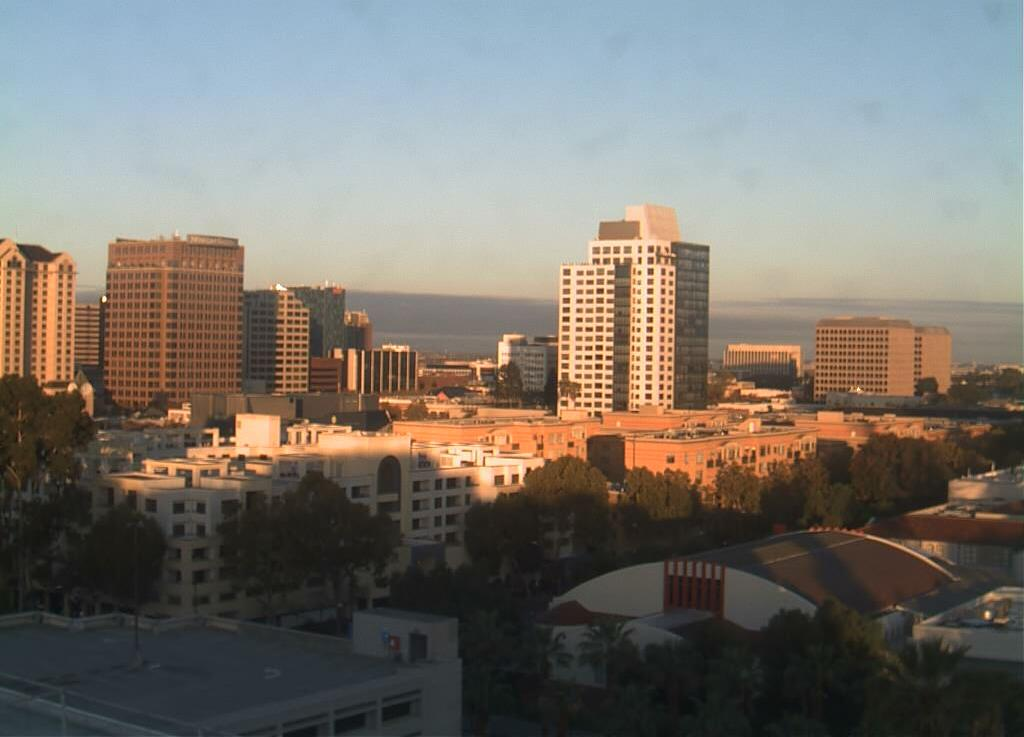
#> input picture image_classification/naive_day_night_classifier/day_night_images/day/20151101_145511.jpg, 1024 x 737 px; its folder holds only this picture in this run
$ python day_night.py
#> lines starting #> are read from the running program, lines starting #| are printed output that depends on the picture
import numpy as np
import matplotlib.pyplot as plt
import matplotlib.image as mpimg
import glob
import os
import cv2

IMAGE_SIZE = (800, 600)

def load_dataset(im_dir):
#> called with im_dir = './day_night_images/'
    img_list = []
    img_type = ['day', 'night']

    for tp in img_type:
        for image_path in glob.glob(os.path.join(im_dir, tp, "*")):
            image = mpimg.imread(image_path)
#> image is the input picture: shape (737, 1024, 3); mean R, G, B 120.9, 116.4, 109.5
            image = cv2.resize(image, IMAGE_SIZE)
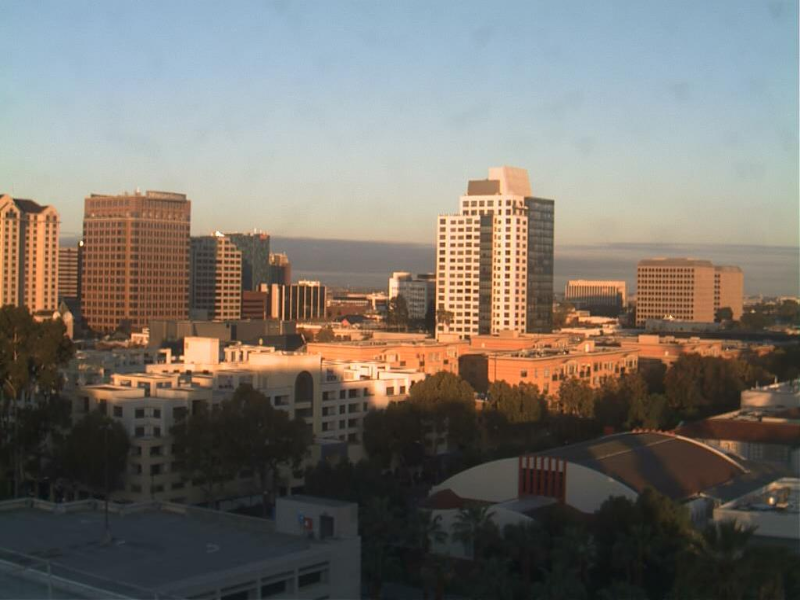
#> image: shape (600, 800, 3); mean R, G, B 120.8, 116.3, 109.4
            binary_type = 0 if tp == "night" else 1
            img_list.append((image, binary_type))

    return img_list

def average_channel(image, channel=2):
    # brightness is default channel
    hsv = cv2.cvtColor(image, cv2.COLOR_RGB2HSV)
    brightness = hsv[:,:,channel]
    average = np.sum(brightness) / (IMAGE_SIZE[0]*IMAGE_SIZE[1])
    return average

def classify(image):
    brightness = average_channel(image, 2)
    saturation = average_channel(image, 1)
    # day if average brightness > 100
    if brightness > 100 and saturation < 90:
        return 1
    return 0

def accuracy(correct, total):
    return round(correct/total*100, 2)

ds = load_dataset("./day_night_images/")
#> ds = 1 item
correct_count = 0
incorrect_list = []
for image, label in ds:
    predicted = classify(image)
    if predicted == label:
        correct_count+=1
    else:
        incorrect_list.append(image)
#> this loop made 1 pass
#> (label, saturation in classify, predicted, correct_count) on pass 1: (1, 63.81, 1, 1)
#> pass 1, in average_channel, `brightness = hsv[:,:,channel]`:
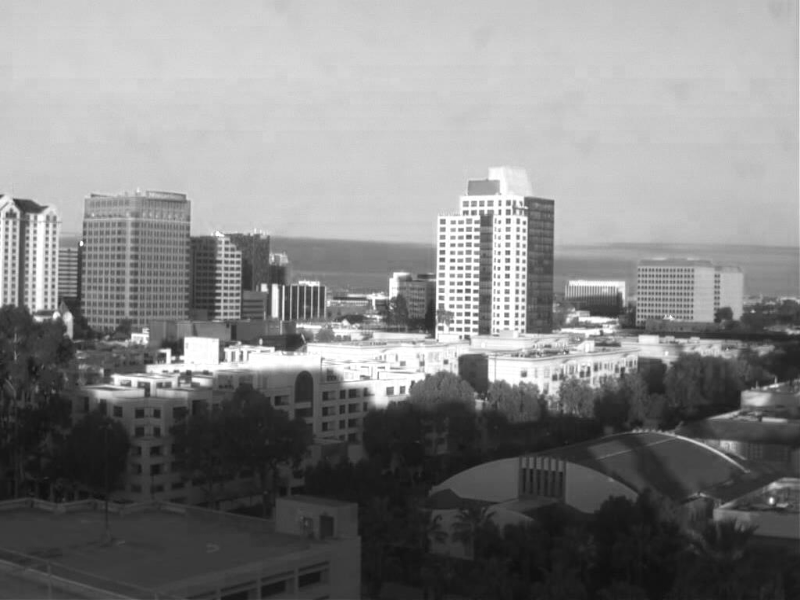
#> brightness: shape (600, 800); min 15, max 255, mean 132.1
#> pass 1, in average_channel (call 2), `brightness = hsv[:,:,channel]`:
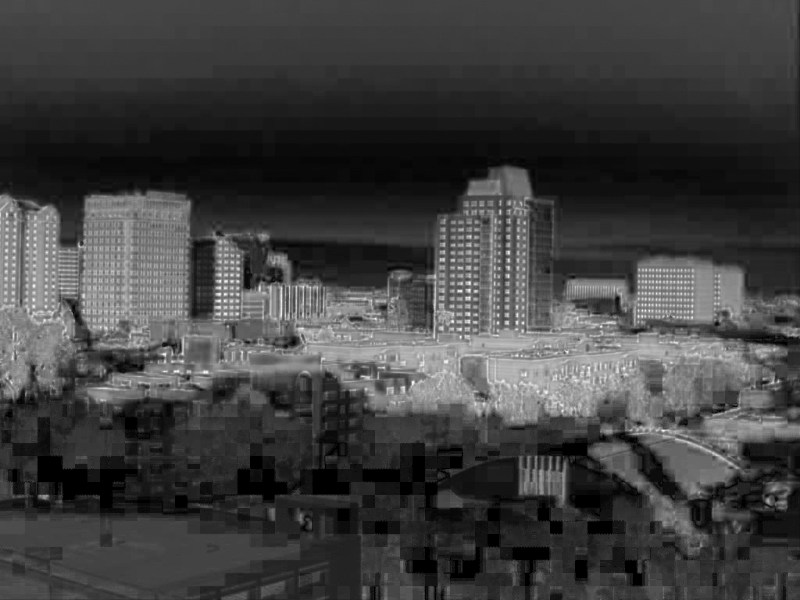
#> brightness: shape (600, 800); min 0, max 252, mean 63.8
#> after the loop, correct_count = 1; incorrect_list = []

total = len(ds)
#> total = 1
incorrect_count = len(incorrect_list)
#> incorrect_count = 0

accuracy = accuracy(correct_count, len(ds))
#> accuracy = 100

print("Correctly classified {} of {} images, {} mistakes. Total accuracy is {}".format(
    correct_count, total, incorrect_count, accuracy
))
#| Correctly classified 1 of 1 images, 0 mistakes. Total accuracy is 100.0
